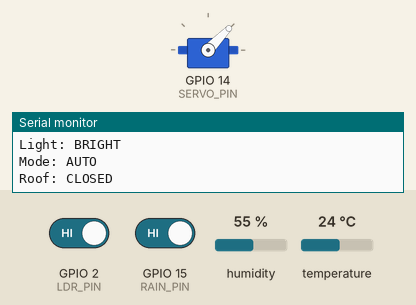
Simulated run of this sketch. Board: ESP32. On the bench: servo, the last lines printed to the serial monitor. Inputs (shaded band) come from the test bench; at power-on: GPIO 2 (LDR_PIN) HIGH, GPIO 15 (RAIN_PIN) HIGH, humidity 55 %, temperature 24 °C. WiFi joins after 1.5 s; servers stay silent unless stated; uploads are accepted with an empty reply.

Above: at 3.7 s.
3.8 s: GPIO 2 (LDR_PIN) driven LOW
At 4.21 s:
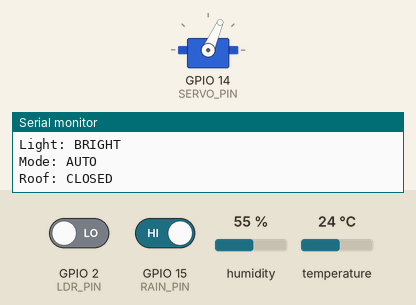
7.3 s: GPIO 15 (RAIN_PIN) driven LOW
At 9.2 s:
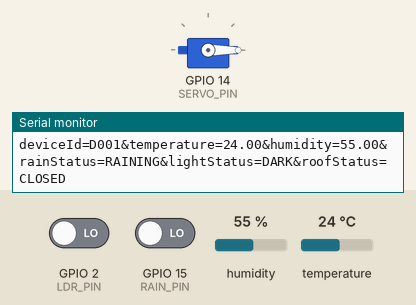
9.9 s: GPIO 2 (LDR_PIN) driven HIGH
11.5 s: GPIO 15 (RAIN_PIN) driven HIGH
At 14.5 s:
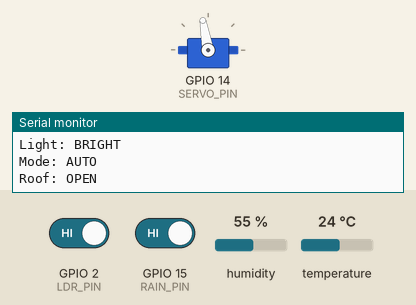
Timing chart, 0 to 16.0 s (numbered marks = the images above; inputs shaded):
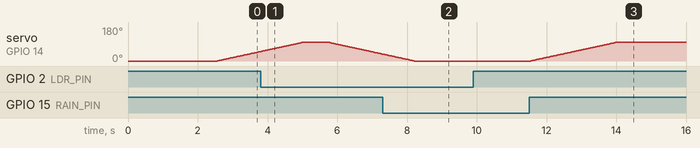

Measured:
- after the input at 11.5 s, servo on GPIO 14 (SERVO_PIN): moves from 0° to 100° over 2.5 s, starting after 0.05 s
- by itself, servo on GPIO 14 (SERVO_PIN): rises from 50° to 100° in 1.2 s, then falls to 37° in 2.2 s

The sketch:

IoT-adrui.ino
```cpp
#include <WiFi.h>
#include <HTTPClient.h>
#include <DHT.h>
#include <ESP32Servo.h>


// =====================================
// Pin configuration
// =====================================

#define DHT_PIN 13
#define SERVO_PIN 14
#define RAIN_PIN 15
#define LDR_PIN 2

#define DHT_TYPE DHT11


// =====================================
// WiFi configuration
// =====================================

const char* ssid =
  "Phat";

const char* password =
  "iloveiot102";


// =====================================
// Server configuration
// =====================================

// Replace this IP address with the laptop IPv4 address.

const char* deviceStateUrl =
  "http://172.20.10.6:8080/SmartAgriDrying/api/device-state";

const char* sensorUrl =
  "http://172.20.10.6:8080/SmartAgriDrying/api/sensor";


// =====================================
// Device configuration
// =====================================

const char* DEVICE_ID =
  "D001";


// =====================================
// Objects
// =====================================

DHT dht(
  DHT_PIN,
  DHT_TYPE);

Servo roofServo;


// =====================================
// Light configuration
// =====================================

// Based on the tested hardware:
// LDR > 2000 means DARK.
// LDR <= 2000 means BRIGHT.

// const int LDR_DARK_THRESHOLD =
//   50;


// =====================================
// Temperature warning configuration
// =====================================

const float TEMP_HIGH =
  40.0;

const float TEMP_LOW =
  15.0;


// =====================================
// Servo configuration
// =====================================

// Based on the tested hardware:
// 0 degrees means CLOSED.
// 90 degrees means OPEN.

const int ROOF_CLOSED_ANGLE =
  0;

const int ROOF_OPEN_ANGLE =
  100;


// =====================================
// Device state
// =====================================

String currentMode =
  "AUTO";

String roofStatus =
  "CLOSED";

String manualRoofCommand =
  "CLOSED";


// =====================================
// Cached sensor values
// =====================================

float currentTemperature =
  0.0;

float currentHumidity =
  0.0;

bool dhtDataAvailable =
  false;

bool currentIsRaining =
  false;

bool currentIsDark =
  false;

int currentLdrValue =
  0;


// =====================================
// Timers
// =====================================

unsigned long lastDhtReadTime =
  0;

unsigned long lastCommandCheckTime =
  0;

unsigned long lastSensorSaveTime =
  0;


// Read DHT11 every 2 seconds.

const unsigned long DHT_INTERVAL =
  2000;


// Check web commands every 2 seconds.

const unsigned long COMMAND_INTERVAL =
  2000;


// Save sensor history every 5 minutes.

const unsigned long SENSOR_SAVE_INTERVAL =
  300000;

// check changed
bool sensorStateChanged =
  false;

bool rainStateInitialized =
  false;

bool lightStateInitialized =
  false;

bool temperatureStateInitialized =
  false;

bool previousIsRaining =
  false;

bool previousIsDark =
  false;

int previousTemperatureState =
  0;
// =====================================
// Function declarations
// =====================================

void connectWiFi();

void readFastSensors();

void readDhtSensor();

void applyRoofControl();

void openRoof();

void closeRoof();

void checkServerCommand();

void parseServerResponse(
  String response);

void sendSensorHistory();


// =====================================
// Setup
// =====================================

void setup() {

  Serial.begin(
    115200);


  delay(
    1000);


  Serial.println();
  Serial.println(
    "========================================");

  Serial.println(
    "SMART AGRICULTURAL DRYING SYSTEM");

  Serial.println(
    "========================================");


  // ===================================
  // Initialize sensors
  // ===================================

  dht.begin();


  pinMode(
    RAIN_PIN,
    INPUT);

  pinMode(
    LDR_PIN,
    INPUT);


  // ===================================
  // Initialize servo
  // ===================================

  ESP32PWM::allocateTimer(
    0);

  ESP32PWM::allocateTimer(
    1);


  roofServo.setPeriodHertz(
    50);


  roofServo.attach(
    SERVO_PIN,
    500,
    2400);


  // ===================================
  // Start with the roof closed
  // ===================================

  roofServo.write(
    ROOF_CLOSED_ANGLE);

  roofStatus =
    "CLOSED";


  // ===================================
  // Connect WiFi
  // ===================================

  connectWiFi();


  // ===================================
  // Force the first reads immediately
  // ===================================

  lastDhtReadTime =
    millis() - DHT_INTERVAL;

  lastCommandCheckTime =
    millis() - COMMAND_INTERVAL;

  lastSensorSaveTime =
    millis() - SENSOR_SAVE_INTERVAL;
}


// =====================================
// Main loop
// =====================================

void loop() {

  unsigned long currentTime =
    millis();


  // ===================================
  // Read rain and light sensors
  // ===================================

  readFastSensors();


  // ===================================
  // Read DHT11 every 2 seconds
  // ===================================

  if (
    currentTime - lastDhtReadTime
    >= DHT_INTERVAL) {

    readDhtSensor();

    lastDhtReadTime =
      currentTime;
  }


  // ===================================
  // Apply local roof control
  // ===================================

  applyRoofControl();


  // ===================================
  // Check server command every 2 seconds
  // ===================================

  if (
    currentTime - lastCommandCheckTime
    >= COMMAND_INTERVAL) {

    checkServerCommand();

    lastCommandCheckTime =
      currentTime;


    /*
     * Apply the command immediately after
     * receiving the server response.
     */

    applyRoofControl();
  }


  // ===================================
  // Save sensor history every 5 minutes
  // ===================================

  if (
    dhtDataAvailable
    && (sensorStateChanged
        || currentTime - lastSensorSaveTime
             >= SENSOR_SAVE_INTERVAL)) {

    sendSensorHistory();

    sensorStateChanged =
      false;

    lastSensorSaveTime =
      currentTime;
  }

  delay(
    200);
}


// =====================================
// Read rain and light sensors
// =====================================

void readFastSensors() {

  int rainValue =
    digitalRead(
      RAIN_PIN);


  bool newIsRaining = (rainValue == LOW);


  currentLdrValue =
    digitalRead(
      LDR_PIN);


  bool newIsDark =
    (currentLdrValue
     == LOW);


  // Detect rain status changes.
  if (
    rainStateInitialized
    && newIsRaining
         != previousIsRaining) {

    sensorStateChanged =
      true;
  }


  previousIsRaining =
    newIsRaining;

  rainStateInitialized =
    true;


  // Detect light status changes.
  if (
    lightStateInitialized
    && newIsDark
         != previousIsDark) {

    sensorStateChanged =
      true;
  }


  previousIsDark =
    newIsDark;

  lightStateInitialized =
    true;


  currentIsRaining =
    newIsRaining;

  currentIsDark =
    newIsDark;
}

// =====================================
// Read DHT11
// =====================================

void readDhtSensor() {

  float temperature =
    dht.readTemperature();


  float humidity =
    dht.readHumidity();


  if (
    isnan(temperature)
    || isnan(humidity)) {

    Serial.println(
      "[ERROR] Failed to read DHT11.");

    return;
  }


  currentTemperature =
    temperature;

  currentHumidity =
    humidity;

  dhtDataAvailable =
    true;

  int currentTemperatureState =
    0;


  if (
    currentTemperature
    >= TEMP_HIGH) {

    currentTemperatureState =
      1;

  } else if (
    currentTemperature
    <= TEMP_LOW) {

    currentTemperatureState =
      -1;
  }


  // Detect temperature warning state changes.
  if (
    temperatureStateInitialized
    && currentTemperatureState
         != previousTemperatureState) {

    sensorStateChanged =
      true;
  }


  previousTemperatureState =
    currentTemperatureState;

  temperatureStateInitialized =
    true;
  Serial.println();
  Serial.println(
    "========== SENSOR ==========");


  Serial.print(
    "Temperature: ");

  Serial.print(
    currentTemperature);

  Serial.println(
    " C");


  Serial.print(
    "Humidity: ");

  Serial.print(
    currentHumidity);

  Serial.println(
    " %");


  Serial.print(
    "Rain: ");

  Serial.println(
    currentIsRaining
      ? "RAINING"
      : "NO_RAIN");


  Serial.print(
    "LDR: ");

  Serial.println(
    currentLdrValue);


  Serial.print(
    "Light: ");

  Serial.println(
    currentIsDark
      ? "DARK"
      : "BRIGHT");


  Serial.print(
    "Mode: ");

  Serial.println(
    currentMode);


  Serial.print(
    "Roof: ");

  Serial.println(
    roofStatus);
}


// =====================================
// Apply AUTO or MANUAL roof control
// =====================================

void applyRoofControl() {

  if (
    currentMode
    == "AUTO") {

    /*
     * AUTO mode:
     *
     * Rain or darkness
     * -> close the roof.
     *
     * Bright and no rain
     * -> open the roof.
     */

    if (
      currentIsRaining
      || currentIsDark) {

      closeRoof();

    } else {

      openRoof();
    }

  } else if (
    currentMode
    == "MANUAL") {

    /*
     * MANUAL mode:
     *
     * Rain and light sensors do not control
     * the roof.
     *
     * The roof follows the command
     * received from the server.
     */

    if (
      manualRoofCommand
      == "OPEN") {

      openRoof();

    } else {

      closeRoof();
    }
  }
}


// =====================================
// Open roof slowly
// =====================================

void openRoof() {

  if (roofStatus != "OPEN") {

    for (int angle = ROOF_CLOSED_ANGLE;
         angle <= ROOF_OPEN_ANGLE;
         angle++) {

      roofServo.write(angle);

      delay(25);
    }

    roofStatus = "OPEN";

    sensorStateChanged = true;

    Serial.println(
      "ROOF -> OPEN"
    );
  }
}


// =====================================
// Close roof slowly
// =====================================

void closeRoof() {

  if (roofStatus != "CLOSED") {

    for (int angle = ROOF_OPEN_ANGLE;
         angle >= ROOF_CLOSED_ANGLE;
         angle--) {

      roofServo.write(angle);

      delay(25);
    }

    roofStatus = "CLOSED";

    sensorStateChanged = true;

    Serial.println(
      "ROOF -> CLOSED"
    );
  }
}

// =====================================
// Check server command
// =====================================

void checkServerCommand() {

  if (
    WiFi.status()
    != WL_CONNECTED) {

    Serial.println(
      "[WARNING] WiFi disconnected.");


    connectWiFi();

    return;
  }


  HTTPClient http;


  http.begin(
    deviceStateUrl);


  http.addHeader(
    "Content-Type",
    "application/x-www-form-urlencoded");


  String postData =
    "deviceId="
    + String(
      DEVICE_ID)

    + "&roofStatus="
    + roofStatus;


  int httpResponseCode =
    http.POST(
      postData);


  if (
    httpResponseCode
    > 0) {

    String response =
      http.getString();


    parseServerResponse(
      response);

  } else {

    Serial.print(
      "[ERROR] Device state request failed: ");

    Serial.println(
      httpResponseCode);
  }


  http.end();
}


// =====================================
// Parse server response
// =====================================

void parseServerResponse(
  String response) {

  response.trim();


  Serial.println();
  Serial.println(
    "===== SERVER COMMAND =====");

  Serial.println(
    response);


  // ===================================
  // Read mode
  // ===================================

  if (
    response.indexOf(
      "MODE=MANUAL")
    >= 0) {

    currentMode =
      "MANUAL";

  } else if (
    response.indexOf(
      "MODE=AUTO")
    >= 0) {

    currentMode =
      "AUTO";
  }


  // ===================================
  // Read roof command
  // ===================================

  if (
    response.indexOf(
      "ROOF=OPEN")
    >= 0) {

    manualRoofCommand =
      "OPEN";

  } else if (
    response.indexOf(
      "ROOF=CLOSED")
    >= 0) {

    manualRoofCommand =
      "CLOSED";
  }


  Serial.print(
    "Mode: ");

  Serial.println(
    currentMode);


  Serial.print(
    "Server roof command: ");

  Serial.println(
    manualRoofCommand);
}


// =====================================
// Save sensor history
// =====================================

void sendSensorHistory() {

  if (
    WiFi.status()
    != WL_CONNECTED) {

    Serial.println(
      "[WARNING] Sensor history was not sent because WiFi is disconnected.");

    connectWiFi();

    return;
  }


  HTTPClient http;


  http.begin(
    sensorUrl);


  http.addHeader(
    "Content-Type",
    "application/x-www-form-urlencoded");


  String rainStatus =
    currentIsRaining
      ? "RAINING"
      : "NO_RAIN";


  String lightStatus =
    currentIsDark
      ? "DARK"
      : "BRIGHT";


  String postData =
    "deviceId="
    + String(
      DEVICE_ID)

    + "&temperature="
    + String(
      currentTemperature,
      2)

    + "&humidity="
    + String(
      currentHumidity,
      2)

    + "&rainStatus="
    + rainStatus

    + "&lightStatus="
    + lightStatus

    + "&roofStatus="
    + roofStatus;


  Serial.println();
  Serial.println(
    "===== SAVE SENSOR HISTORY =====");


  Serial.println(
    postData);


  int httpResponseCode =
    http.POST(
      postData);


  Serial.print(
    "HTTP Response Code: ");

  Serial.println(
    httpResponseCode);


  if (
    httpResponseCode
    > 0) {

    String response =
      http.getString();


    Serial.println(
      response);

  } else {

    Serial.println(
      "[ERROR] Failed to save sensor history.");
  }


  http.end();
}


// =====================================
// Connect WiFi
// =====================================

void connectWiFi() {

  if (
    WiFi.status()
    == WL_CONNECTED) {

    return;
  }


  Serial.print(
    "Connecting to WiFi");


  WiFi.begin(
    ssid,
    password);


  unsigned long startTime =
    millis();


  while (
    WiFi.status()
    != WL_CONNECTED) {

    delay(
      500);


    Serial.print(
      ".");


    /*
     * Stop waiting after 15 seconds
     * so the main loop is not blocked forever.
     */

    if (
      millis() - startTime
      > 15000) {

      Serial.println();

      Serial.println(
        "[ERROR] WiFi connection timeout.");

      return;
    }
  }


  Serial.println();


  Serial.println(
    "WiFi connected.");


  Serial.print(
    "ESP32 IP: ");


  Serial.println(
    WiFi.localIP());
}
```
